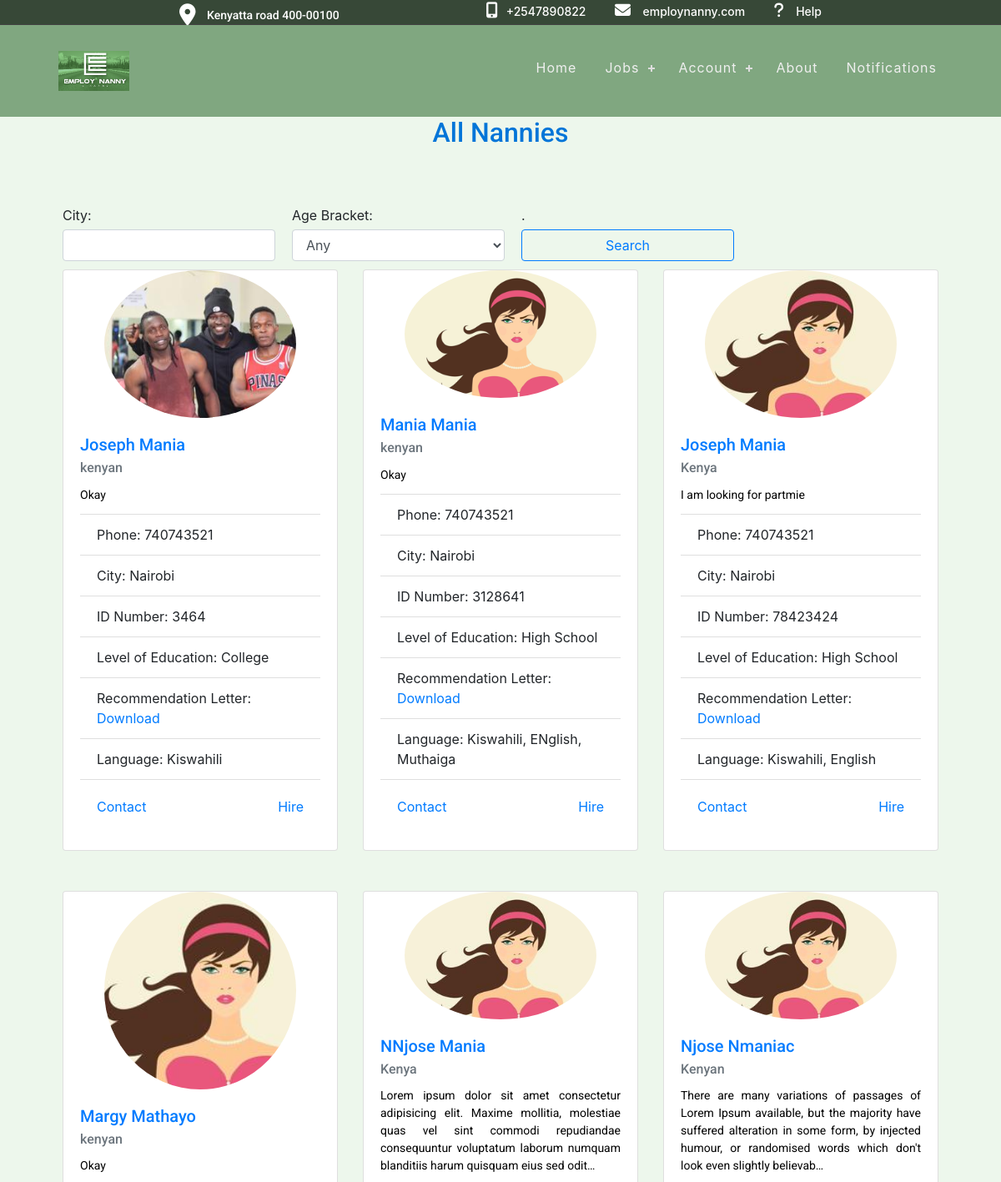
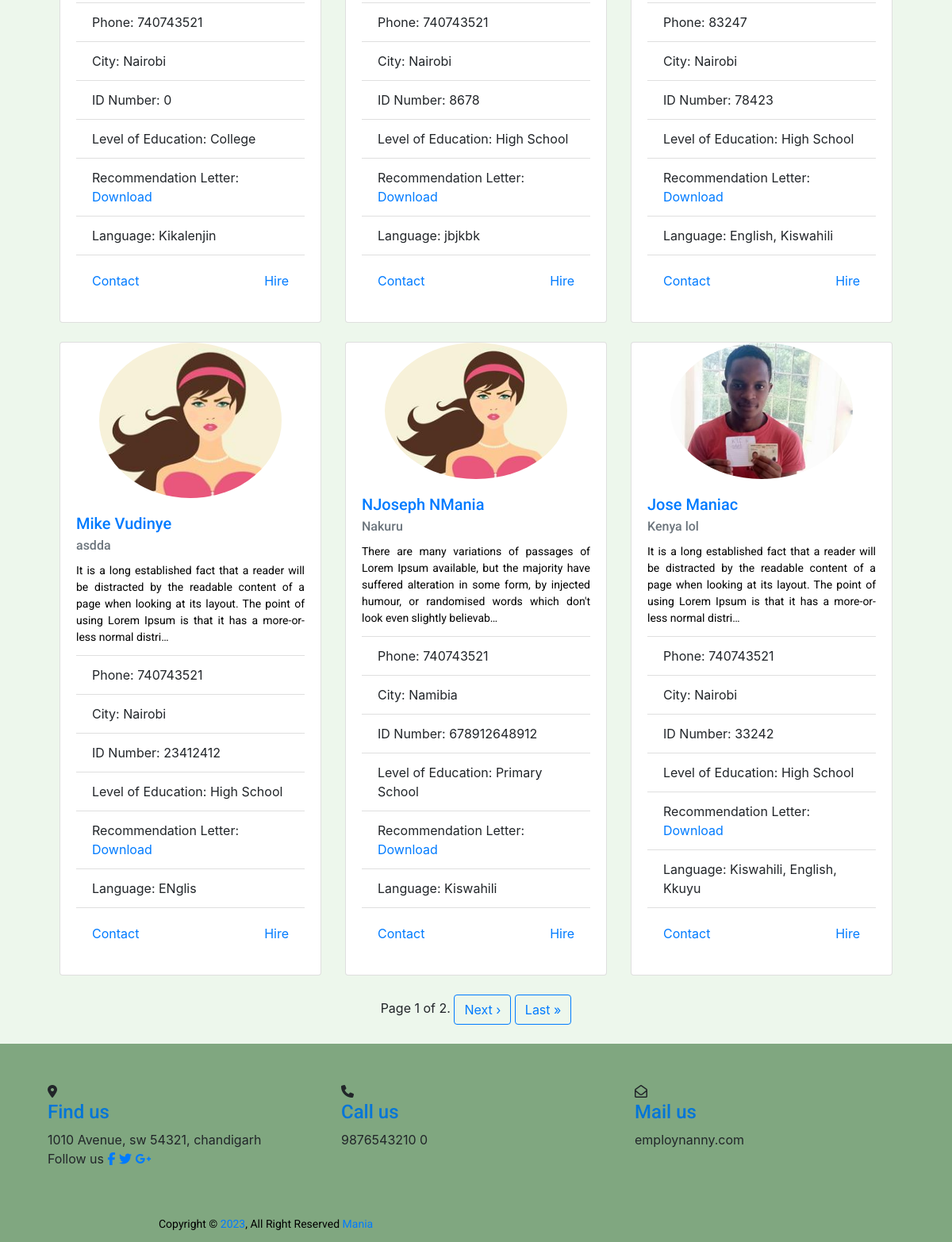
The page /nannies on the database its author committed (2 pictures, top to bottom).
### users/models.py (models this page shows, shortened)
class NannyDetails(models.Model):
    user = models.OneToOneField(User, on_delete=models.CASCADE)
    first_name = models.CharField(max_length=100)
    last_name = models.CharField(max_length=100)
    phone = models.IntegerField(default=0)
    city = models.CharField(max_length=100)
    address = models.CharField(max_length=200)
    id_number = models.IntegerField(default=0)
    level_of_education = models.CharField(
        max_length=100, choices=HIGHEST_LEVEL_EDUCATION)
    recommendation_letter = models.FileField(
        upload_to='recommendations/', null=True, blank=True)
    id_front_image = models.ImageField(
        upload_to='id_images/', default=0)
    id_back_image = models.ImageField(
        upload_to='id_images/', default=0)
    good_conduct_certificate = models.FileField(
        upload_to='good_conduct/', null=True, blank=True)
    nationality = models.CharField(max_length=100, choices=NATIONALITY_CHOICES)
    availability = models.CharField(
        max_length=100, choices=AVAILABILITY_CHOICES)
    language = models.CharField(max_length=200)
    date_joined = models.DateTimeField(auto_now_add=True)
    years_of_experience = models.IntegerField(default=0)
    age_bracket = models.CharField(
        max_length=100, choices=AGE_GROUP_CHOICES, default="N/A")
    description = models.TextField(blank=True)
    image = models.ImageField(
        default='default.jpg', upload_to='nanny_profile_pics')

### jobapp/views.py (the view)
# urls.py: path("nannies", views.show_all_nannies, name="nannies"),
def show_all_nannies(request):
    city_query = request.GET.get('city', '')
    age_query = request.GET.get('age')
    if city_query and age_query:
        nannies = NannyDetails.objects.filter(
            city__icontains=city_query, age_bracket=age_query).order_by("-date_joined")
    elif city_query:
        nannies = NannyDetails.objects.filter(
            city__icontains=city_query).order_by("-date_joined")
    elif age_query:
        nannies = NannyDetails.objects.filter(
            age_bracket=age_query).order_by("-date_joined")
    else:
        nannies = NannyDetails.objects.all().order_by("-date_joined")
    paginator = Paginator(nannies, 9)
    page_number = request.GET.get('page')
    page_obj = paginator.get_page(page_number)
    age_query_value = age_query if age_query else ''
    context = {
        "page_obj": page_obj,
        "city_query": city_query,
        "age_query": AGE_GROUP_CHOICES,  # add age choices to context
        "selected_age_query": age_query_value,  # add selected_age_query to context
    }
    return render(request, "jobapp/nannies_available.html", context)

### jobapp/templatetags/jobapp_tags.py (called while the page is built)
@register.filter(name='has_group')
def has_group(user, group_name):
    return user.groups.filter(name=group_name).exists()

### jobapp/templates/jobapp/nannies_available.html (shortened to what this page needs)
{% extends 'jobapp/base.html' %}
{% block content %}
<h2 class="text-center">All Nannies</h2>
<div class="container" style="max-width: 90%">
<form method="GET" >
  <div class="form-row">
    <div class="form-group col-md-3">
      <label for="city">City:</label>
      <input type="text" class="form-control" id="city" name="city" value="{{ city_query }}">
    </div>
    <div class="form-group col-md-3">
      <label for="age">Age Bracket:</label>
      <select class="form-control" id="age" name="age">
        <option value="">Any</option>
      </select>
    </div>
    <div class="form-group col-md-3">
        <label for="age">.</label>
      <button type="submit" class="btn btn-outline-primary btn-block">Search</button>
    </div>
  </div>
</form>
  <div class="row justify-content-center mb-4 px-6">
    {% for nanny in page_obj %}
      <div class="col-md-4 mb-4">
        <div class="card h-100">
          <img class="card-img-top img-fluid nanny-image" src="{{ nanny.image.url }}" alt="Profile picture">
          <div class="card-body">
            <h5 class="card-title"><a href="{% url 'nanny_profile' nanny.id %}">{{ nanny.first_name }} {{ nanny.last_name }}</a></h5>
            <h6 class="card-subtitle mb-2 text-muted">{{ nanny.nationality }}</h6>
            <p class="card-text">{{ nanny.description|truncatechars:200 }}</p>
            <ul class="list-group list-group-flush">
              <li class="list-group-item">Phone: {{ nanny.phone }}</li>
              <li class="list-group-item">City: {{ nanny.city }}</li>
              <li class="list-group-item">ID Number: {{ nanny.id_number }}</li>
              <li class="list-group-item">Level of Education: {{ nanny.get_level_of_education_display }}</li>
              <li class="list-group-item">Recommendation Letter: {% if nanny.recommendation_letter %}<a href="{{ nanny.recommendation_letter.url }}">Download</a>{% else %}N/A{% endif %}</li>
              <li class="list-group-item">Language: {{ nanny.language }}</li>
            </ul>
            <div class="card-body d-flex justify-content-between align-items-end">
              <a href="#" class="card-link float-left">Contact</a>
              <a href="{% url 'direct_contract' nanny.id %}" class="card-link ml-auto">Hire</a>
            </div>
          </div>
        </div>
      </div>
      {% if forloop.counter|divisibleby:3 %}
        </div><div class="row justify-content-center">
      {% endif %}
    {% endfor %}
  </div>
</div>
{% if page_obj.has_other_pages %}
  <div class="pagination justify-content-center">
    <span class="step-links">
      <span class="current-page">
        Page {{ page_obj.number }} of {{ page_obj.paginator.num_pages }}.
      </span>
      {% if page_obj.has_next %}
        <a href="?page={{ page_obj.next_page_number }}" class="btn btn-outline-primary">Next &rsaquo;</a>
        <a href="?page={{ page_obj.paginator.num_pages }}" class="btn btn-outline-primary">Last &raquo;</a>
      {% endif %}
    </span>
  </div>
{% endif %}
{% endblock %}

### static/css/base.css (style rules this page uses)
p { color: black; font-family: 'Roboto', sans-serif; }
:root { --background-color: #ffffff; --text-color: #000000; }

### static/css/registration.css (style rules this page uses)
::placeholder { color: #969fa4; }
p { text-align: center; font-size: 14px; color: #090a09; margin: 12px 0; }
form { padding-top: 60px; }

### static/css/header.css (style rules this page uses)
h1, h2, h3, h4, h5 { color: #0275d8; font-family: 'Roboto', sans-serif; }
h6 { font-family: 'Roboto', sans-serif; }
a, a:hover, a:focus, a:active { text-decoration: none; outline: none; }
body { background-color: rgb(237, 247, 236); }
ul { margin: 0; padding: 0; list-style: none; }

### static/css/home.css (style rules this page uses)
img { width: 100%; }

### static/css/nannyDetails.css (style rules this page uses)
.container { margin-right: auto; margin-left: auto; max-width: 800px; }
.form-group { display: flex; flex-direction: column; margin-right: 10px; margin-bottom: 10px; width: 45%; }
.form-group:last-child { margin-right: 0; }
.row { display: flex; flex-wrap: wrap; }
label { margin-bottom: 5px; }

### static/css/aboutus.css (style rules this page uses)
p { text-align: justify; color: black }

### static/css/nanny.css (style rules this page uses)
.nanny-image { object-fit: cover; width: 70%; height: 40%; border-radius: 50%; margin-left: auto; margin-right: auto; }

### static/css/payment_home.css (style rules this page uses)
.d-flex { display: flex; }
.justify-content-center { justify-content: center; }

### rows shown on the page
NannyDetails: image (picture), first_name "Joseph", last_name "Mania", nationality "kenyan", description "Okay", phone "740743521", city "Nairobi", id_number "3464", level_of_education "College", language "Kiswahili"
NannyDetails: image (placeholder picture), first_name "Mania", last_name "Mania", nationality "kenyan", description "Okay", phone "740743521", city "Nairobi", id_number "3128641", level_of_education "High School", language "Kiswahili, ENglish, Muthaiga"
NannyDetails: image (placeholder picture), first_name "Joseph", last_name "Mania", nationality "Kenya", description "I am looking for partmie", phone "740743521", city "Nairobi", id_number "78423424", level_of_education "High School", language "Kiswahili, English"
NannyDetails: image (placeholder picture), first_name "Margy", last_name "Mathayo", nationality "kenyan", description "Okay", phone "740743521", city "Nairobi", id_number "0", level_of_education "College", language "Kikalenjin"
NannyDetails: image (placeholder picture), first_name "NNjose", last_name "Mania", nationality "Kenya", description "Lorem ipsum dolor sit amet consectetur adipisicing elit. Maxime mollitia, molestiae quas vel sint commodi repudiandae consequuntur voluptatum laborum numquam blanditiis harum quisquam eius sed odit…", phone "740743521", city "Nairobi", id_number "8678", level_of_education "High School", language "jbjkbk"
NannyDetails: image (placeholder picture), first_name "Njose", last_name "Nmaniac", nationality "Kenyan", description "There are many variations of passages of Lorem Ipsum available, but the majority have suffered alteration in some form, by injected humour, or randomised words which don't look even slightly believab…", phone "83247", city "Nairobi", id_number "78423", level_of_education "High School", language "English, Kiswahili"
NannyDetails: image (placeholder picture), first_name "Mike", last_name "Vudinye", nationality "asdda", description "It is a long established fact that a reader will be distracted by the readable content of a page when looking at its layout. The point of using Lorem Ipsum is that it has a more-or-less normal distri…", phone "740743521", city "Nairobi", id_number "23412412", level_of_education "High School", language "ENglis"
NannyDetails: image (placeholder picture), first_name "NJoseph", last_name "NMania", nationality "Nakuru", description "There are many variations of passages of Lorem Ipsum available, but the majority have suffered alteration in some form, by injected humour, or randomised words which don't look even slightly believab…", phone "740743521", city "Namibia", id_number "678912648912", level_of_education "Primary School", language "Kiswahili"
NannyDetails: image (picture), first_name "Jose", last_name "Maniac", nationality "Kenya lol", description "It is a long established fact that a reader will be distracted by the readable content of a page when looking at its layout. The point of using Lorem Ipsum is that it has a more-or-less normal distri…", phone "740743521", city "Nairobi", id_number "33242", level_of_education "High School", language "Kiswahili, English, Kkuyu"

### other values the page prints
{{ page_obj.number }} "1"
{{ page_obj.paginator.num_pages }} "2"
